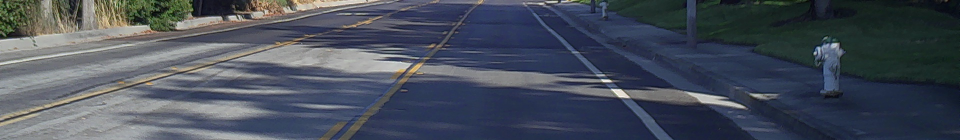
//> input picture src_python/image/input/cut_rawvideo_30_fov_006601.jpg, 1920 x 280 px (shown at 1/2 size)
$ ./get_camera_params ../../src_python/image/input/cut_rawvideo_30_fov_006601.jpg 2   (built with g++ and OpenCV 4)
//> lines starting //> are read from the running program, lines starting //| are printed output that depends on the picture; after the words box and inside, x2 and y2 are one past the last pixel; in counts of white or black regions, pixels touching at a corner belong together
#include <dirent.h>

#include <chrono>
#include <iostream>
#include <opencv2/highgui.hpp>
#include <string>

#include "opencv2/core/mat.hpp"         // Mat
#include "opencv2/imgproc.hpp"          // cvtColor, resize, gaussianBlur
#include "opencv2/videoio/videoio_c.h"  // CV_CAP_PROP_FRAME_WIDTH, CV_CAP_PROP_FRAME_HEIGHT, CV_CAP_PROP_FPS

using namespace std;
using namespace cv;
int testOpt = -1;
string inputUri = "";
string outputUrl = "";
// [10 lines of commented-out code are left out]
double alpha = 1 * M_PI / 180.0;
int alpha_degree = 2;
double beta = -0.0775;
int focal_length = 1026;
int dist = 690;
int u0 = 538;
int v0 = 396;
int skew = 0;

int vAPImread(cv::Mat& img, std::string imgPath, int flag) {
    if (imgPath == "") {
        std::cout << "ERROR:\tInput image path empty!!!" << std::endl;
        return -1;
    }

    // std::cout<<"INFO:\tRead image ( "<<imgPath<<" )"<<std::endl;
    img = cv::imread(imgPath, flag);
    if (!img.data) {
        std::cout << "ERROR:\tCannot read image!!!" << std::endl;
        return -1;
    }

    return 0;
}

void convertImage2BirdView(cv::Mat& ridge_img, float alpha_, int f_, int dist_, double u_0, double v_0, double skew) {
    double focalLength, dist, alpha, beta, gamma;
    alpha = ((double)alpha_) * M_PI / 180;
    // beta =((double)beta_ ) * M_PI/180;
    // gamma =((double)gamma_ ) * M_PI/180;

    focalLength = (double)f_;
    dist = (double)dist_;

    // Projecion matrix 2D -> 3D
    Mat A1 = (Mat_<float>(4, 3) << 1, 0, 0,
              0, 0, 0,
              0, 1, 0,
              0, 0, 1);

    // Rotation matrices Rx, Ry, Rz
    Mat RX = (Mat_<float>(4, 4) << 1, 0, 0, 0,
              0, cos(alpha), -sin(alpha), 0,
              0, sin(alpha), cos(alpha), 0,
              0, 0, 0, 1);
    Mat RY = (Mat_<float>(4, 4) << cos(beta), 0, -sin(beta), 0,
              0, 1, 0, 0,
              sin(beta), 0, cos(beta), 0,
              0, 0, 0, 1);
    // R - rotation matrix
    Mat R = RX;
    Mat T = (Mat_<float>(4, 4) << 1, 0, 0, 0,
             0, 1, 0, 0,
             0, 0, 1, -dist,
             0, 0, 0, 1);

    // K - intrinsic matrix
    Mat K = (Mat_<float>(3, 4) << focalLength, skew, u_0, 0,
             0, focalLength, v_0, 0,
             0, 0, 1, 0);

    Mat transformation = K * T * R * A1;
    Mat transformation_inv = transformation.inv();

#if 0
    std::vector<cv::Point3f> list_point;

    for (int i=0;i<ridge_img.rows;i++)
        for (int j=0;j<ridge_img.cols;j++)
        if (ridge_img.at<uchar>(i,j)>0){
            cv::Mat point = (cv::Mat_<float>(3, 1) << j, i, 1);
            cv::Mat transform_point = transformation_inv*point;
            transform_point = transform_point / transform_point.at<float>(2, 0);
            cv::Point3f point_(transform_point.at<float>(0,0),transform_point.at<float>(1,0),ridge_img.at<uchar>(i,j));
            // cout<<point_<<endl;
            list_point.push_back(point_);

        }
    double min_row=list_point[0].y;
    double min_col=list_point[0].x;
    double max_row=list_point[0].y;
    double max_col=list_point[0].x;

    for (int i=1;i<list_point.size();i++)
    {
        if (min_row>list_point[i].y) min_row=list_point[i].y;
        if (max_row<list_point[i].y) max_row=list_point[i].y;

        if (min_col>list_point[i].x) min_col=list_point[i].x;
        if (max_col<list_point[i].x) max_col=list_point[i].x;
    }

    for (int i=0;i<list_point.size();i++)
    {
        list_point[i].x=list_point[i].x-min_col;
        list_point[i].y=list_point[i].y-min_row;
    }
    max_col=max_col-min_col;
    max_row=max_row-min_row;
    cout<<"max row col "<<max_row<<" "<<max_col<<" "<<min_col<<" "<<min_row<<endl;
    cv::Mat img(int(max_row),int(max_col),CV_8U);
    img.setTo(0);
    for (int i=0;i<list_point.size();i++){
        img.at<uchar>(int(list_point[i].y),int(list_point[i].x))=int(list_point[i].z);
    }
    cv::flip(img,img,1);
    cv::waitKey(0);

#endif

    cv::warpPerspective(ridge_img, ridge_img, transformation.inv(), cv::Size(ridge_img.cols, ridge_img.rows * 2), INTER_AREA);
    cv::flip(ridge_img, ridge_img, 1);
    cv::imwrite("/home/thanghv7/Autopilot/Source/ridge-lane-detection/tools/get_camera_params/out.jpg", ridge_img);
    // cv::imwrite("/home/thanghv7/Autopilot/Source/ridge-lane-detection/tools/get_camera_params/out2.jpg",img);
}

static void on_trackbar(int, void* data) {
    cout << "on trackbar alpha " << (alpha_degree - 90) / 2.0f << " focal length " << focal_length << " dist " << dist << " u0 " << u0 << " v0 " << v0 - 400 << " skew " << skew << endl;
    cv::Mat* img = (cv::Mat*)data;
    cv::Mat tmp = (*img).clone();
    // cv::imshow("tmp",tmp);
    // cv::waitKey(0);
    convertImage2BirdView(tmp, (alpha_degree - 90) / 2.0f, focal_length, dist, u0, v0 - 400, skew);
    cv::imshow("birdview",tmp);
}

void testBirdViewParameters(string inputUri, float scale) {
//> called with scale = 2
    cv::Mat img, rsImg;
    int rtn = 0;

    /******************** PROCESS ********************/
    /*** read image ***/
    rtn = vAPImread(img, inputUri, cv::IMREAD_GRAYSCALE);
//> in vAPImread, `img = cv::imread(imgPath, flag);`:
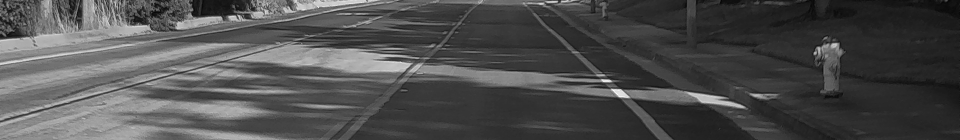
//> img: 280 rows x 1920 cols, CV_8UC1 (shown at 1/2 size); min 0, max 255, mean 78.5
//> rtn = 0
    if (rtn == -1) {
        return;
    }
    cout << "INFO:\tImage shape(" << img.rows << "," << img.cols << ") " << endl;
//| INFO:	Image shape(280,1920)

    // std::chrono::steady_clock::time_point timer1 = std::chrono::steady_clock::now();
    /*** resize image ***/
    cv::resize(img, img, cv::Size(), scale, scale);
//> img: 560 rows x 3840 cols, CV_8UC1
    cout << "INFO:\tImage shape(" << img.rows << "," << img.cols << ") " << endl;
//| INFO:	Image shape(560,3840)
    // cv::Rect region_of_interest= cv::Rect(0,int(img.rows*0.6),img.cols,int(img.rows*0.4));
    // cout<<"ROI "<<region_of_interest<<endl;
    // img=img(region_of_interest);

    cv::imshow("test params", img);

    cv::waitKey(0);

    alpha_degree = alpha_degree + 90;
    // gamma_degree=gamma_degree+90;

    // u0=u0+4000;
    // v0=v0+4000;
    cv::namedWindow("birdview", 1);
    cv::createTrackbar("alpha", "birdview", &alpha_degree, 360, on_trackbar, (void*)&img);
    // cv::createTrackbar("beta","birdview",&beta_degree,360,on_trackbar,(void*)&img);
    // cv::createTrackbar("gamma","birdview",&gamma_degree,360,on_trackbar,(void*)&img);
    cv::createTrackbar("focal_length", "birdview", &focal_length, 8000, on_trackbar, (void*)&img);
    cv::createTrackbar("height/sin(alpha)", "birdview", &dist, 8000, on_trackbar, (void*)&img);
    cv::createTrackbar("u0", "birdview", &u0, 8000, on_trackbar, (void*)&img);
    cv::createTrackbar("v0", "birdview", &v0, 800, on_trackbar, (void*)&img);
    cv::createTrackbar("skew", "birdview", &skew, 256000, on_trackbar, (void*)&img);
    on_trackbar(0, (void*)&img);
//> in convertImage2BirdView, `cv::warpPerspective(ridge_img, ridge_img, transformation.inv(), cv::Si..`:
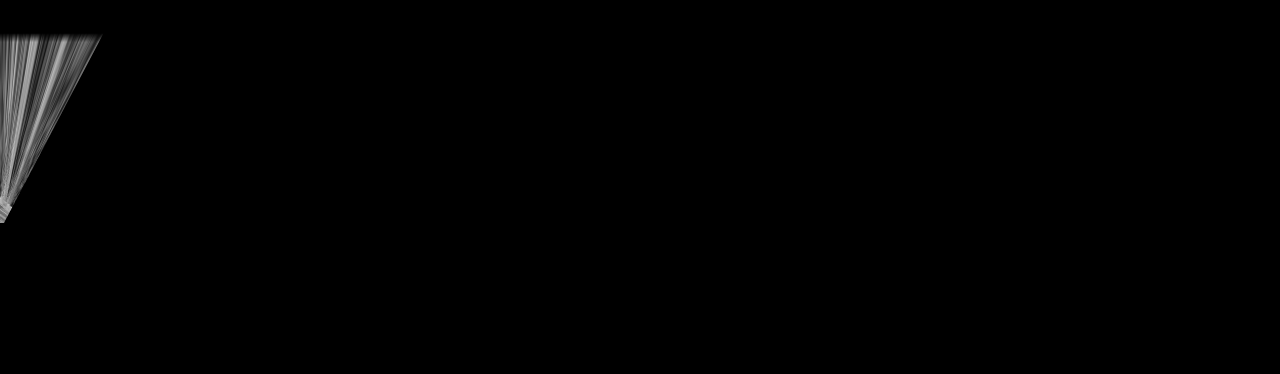
//> ridge_img: 1120 rows x 3840 cols, CV_8UC1 (shown at 1/3 size); min 0, max 219, mean 2
//> in convertImage2BirdView, `cv::flip(ridge_img, ridge_img, 1);`:
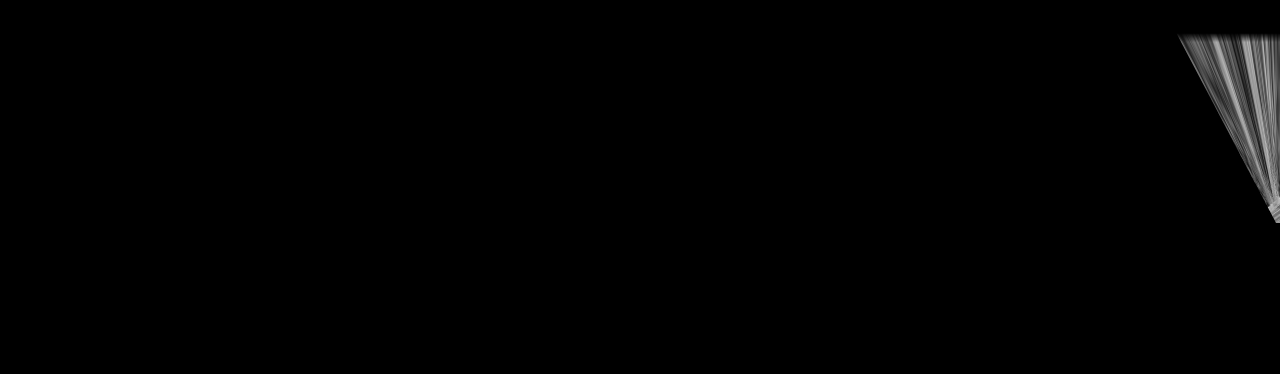
//> ridge_img: 1120 rows x 3840 cols, CV_8UC1 (shown at 1/3 size); 4.27% of pixels changed, all inside (x1, y1, x2, y2) = (0, 100, 3840, 669)
    cv::waitKey(0);
}

int main(int argc, char* argv[]) {
    /******************** GET PARAMETER ********************/
    if (argc < 3) {
        cout << "Missing argument!!!" << endl;
        cout << "\t[imgInputUri] [scale]" << endl;
        return -1;
    }
    inputUri = argv[1];
    float scale = stof(argv[2]);

    testBirdViewParameters(inputUri, scale);

    return 0;
}

$ run again, on src_python/image/input/test.jpg
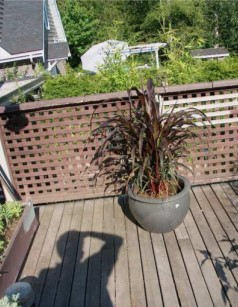
//> input picture src_python/image/input/test.jpg, 238 x 307 px
//> in vAPImread, `img = cv::imread(imgPath, flag);`:
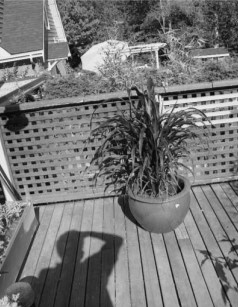
//> img: 307 rows x 238 cols, CV_8UC1; min 2, max 245, mean 118.2
//> rtn = 0
//| INFO:	Image shape(307,238)
//| INFO:	Image shape(614,476)
//> in convertImage2BirdView, `cv::flip(ridge_img, ridge_img, 1);`:
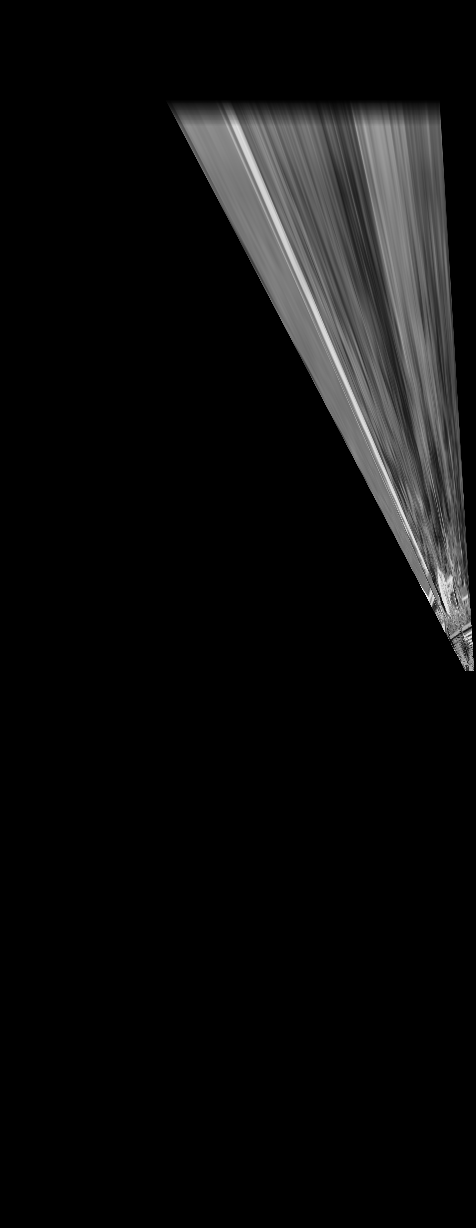
//> ridge_img: 1228 rows x 476 cols, CV_8UC1; min 0, max 236, mean 13.7

$ run again, on src_python/image/input/test_illuminant_0.jpg
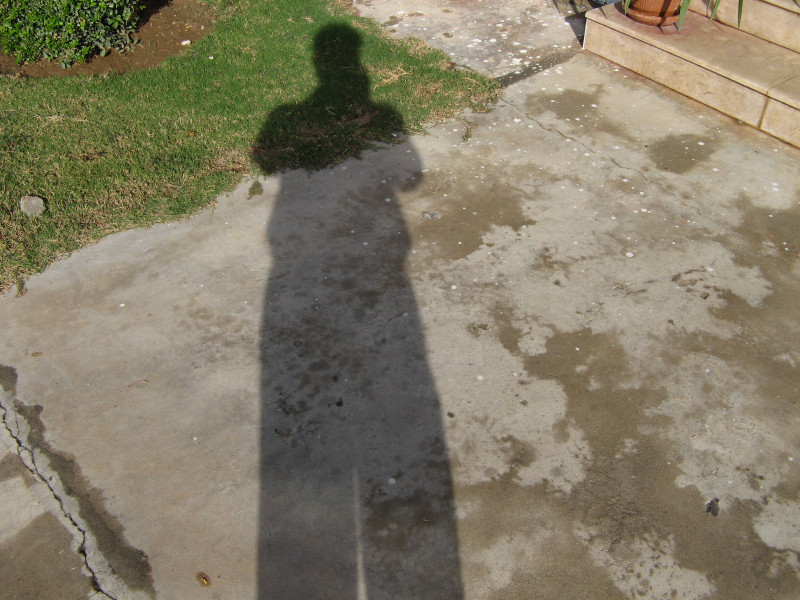
//> input picture src_python/image/input/test_illuminant_0.jpg, 1600 x 1200 px (shown at 1/2 size)
//> in vAPImread, `img = cv::imread(imgPath, flag);`:
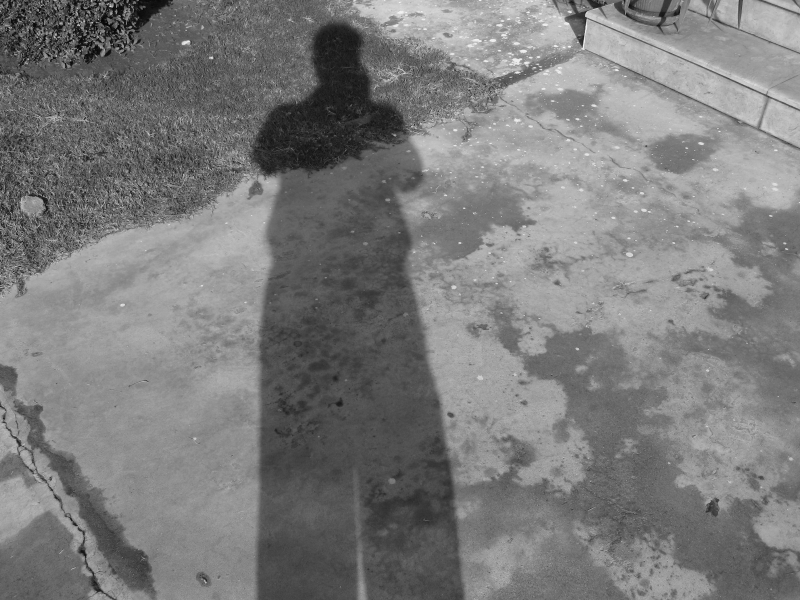
//> img: 1200 rows x 1600 cols, CV_8UC1 (shown at 1/2 size); min 0, max 252, mean 123.7
//> rtn = 0
//| INFO:	Image shape(1200,1600)
//| INFO:	Image shape(2400,3200)
//> in convertImage2BirdView, `cv::warpPerspective(ridge_img, ridge_img, transformation.inv(), cv::Si..`:
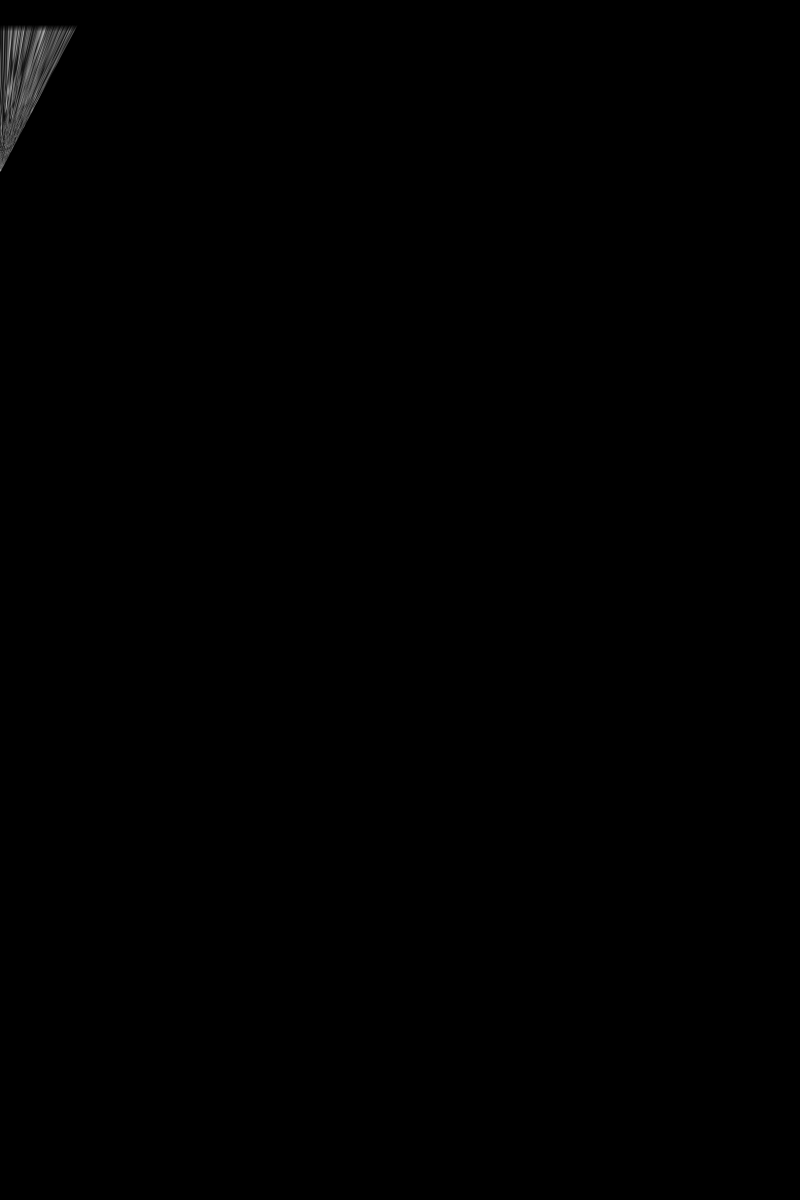
//> ridge_img: 4800 rows x 3200 cols, CV_8UC1 (shown at 1/4 size); min 0, max 224, mean 0.4
